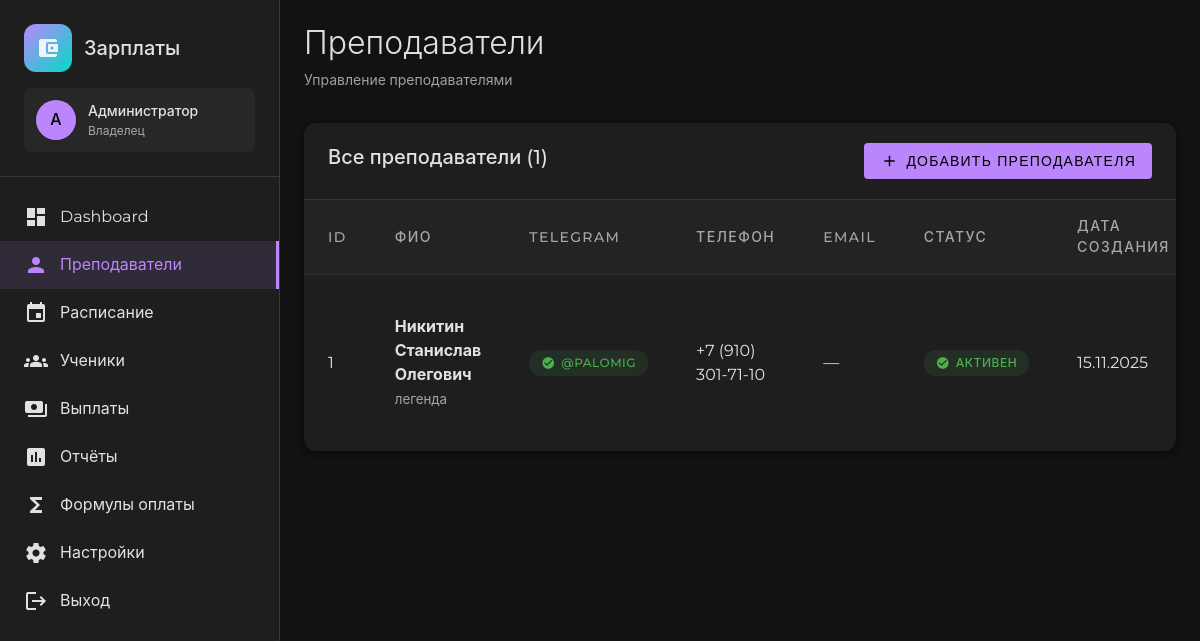
The app's page /zarplata/teachers.php (signed in) with its own data.
### tables this page shows
CREATE TABLE `users` (
  `id` int(11) NOT NULL AUTO_INCREMENT,
  `username` varchar(50) NOT NULL,
  `password_hash` varchar(255) NOT NULL,
  `name` varchar(100) NOT NULL,
  `email` varchar(100) DEFAULT NULL,
  `role` enum('admin','owner') DEFAULT 'admin',
  `active` tinyint(1) DEFAULT '1',
  `created_at` datetime DEFAULT CURRENT_TIMESTAMP,
  `updated_at` datetime DEFAULT CURRENT_TIMESTAMP ON UPDATE CURRENT_TIMESTAMP,
  PRIMARY KEY (`id`),
  UNIQUE KEY `username` (`username`),
  KEY `idx_username` (`username`),
  KEY `idx_active` (`active`)
);

CREATE TABLE `teachers` (
  `id` int(11) NOT NULL AUTO_INCREMENT,
  `name` varchar(100) NOT NULL,
  `telegram_id` bigint(20) DEFAULT NULL,
  `telegram_username` varchar(50) DEFAULT NULL,
  `phone` varchar(20) DEFAULT NULL,
  `email` varchar(100) DEFAULT NULL,
  `formula_id_group` int(11) DEFAULT NULL,
  `formula_id_individual` int(11) DEFAULT NULL,
  `formula_id` int(11) DEFAULT NULL,
  `active` tinyint(1) DEFAULT '1',
  `notes` text,
  `created_at` datetime DEFAULT CURRENT_TIMESTAMP,
  `updated_at` datetime DEFAULT CURRENT_TIMESTAMP ON UPDATE CURRENT_TIMESTAMP,
  PRIMARY KEY (`id`),
  UNIQUE KEY `telegram_id` (`telegram_id`),
  KEY `idx_telegram_id` (`telegram_id`),
  KEY `idx_active` (`active`),
  KEY `idx_formula_id` (`formula_id`),
  KEY `idx_formula_group` (`formula_id_group`),
  KEY `idx_formula_individual` (`formula_id_individual`)
);

### zarplata/config/db.php (called while the page is built, shortened)
<?php
$pdo = null;
function getDB() {
    global $pdo;
    if ($pdo === null) {
        try {
            $dsn = sprintf(
                "mysql:host=%s;dbname=%s;charset=%s",
                DB_HOST,
                DB_NAME,
                DB_CHARSET
            );
            $options = [
                PDO::ATTR_ERRMODE => PDO::ERRMODE_EXCEPTION,
                PDO::ATTR_DEFAULT_FETCH_MODE => PDO::FETCH_ASSOC,
                PDO::ATTR_EMULATE_PREPARES => false,
            ];
            $pdo = new PDO($dsn, DB_USER, DB_PASS, $options);
        } catch (PDOException $e) {
            error_log("Database connection failed: " . $e->getMessage());
            die("Ошибка подключения к базе данных");
        }
    }
    return $pdo;
}
function dbQuery($sql, $params = []) {
    try {
        $pdo = getDB();
        $stmt = $pdo->prepare($sql);
        $stmt->execute($params);
        return $stmt->fetchAll();
    } catch (PDOException $e) {
        error_log("Query failed: " . $e->getMessage());
        return [];
    }
}
function dbQueryOne($sql, $params = []) {
    try {
        $pdo = getDB();
        $stmt = $pdo->prepare($sql);
        $stmt->execute($params);
        $result = $stmt->fetch();
        return $result ?: null;
    } catch (PDOException $e) {
        error_log("Query failed: " . $e->getMessage());
        return null;
    }
}

### zarplata/config/auth.php (called while the page is built, shortened)
<?php
require_once __DIR__ . '/db.php';
function getCurrentUserId() {
    return $_SESSION['user_id'] ?? null;
}
function getCurrentUser() {
    return dbQueryOne(
        "SELECT id, username, name, email, role, active FROM users WHERE id = ?",
        [getCurrentUserId()]
    );
}

### zarplata/config/helpers.php (called while the page is built, shortened)
<?php
function e($text) {
    return htmlspecialchars($text ?? '', ENT_QUOTES, 'UTF-8');
}
function formatDate($date, $format = 'd.m.Y') {
    $timestamp = strtotime($date);
    return $timestamp ? date($format, $timestamp) : '—';
}
function formatPhone($phone) {
    $cleaned = preg_replace('/\D/', '', $phone);
    if (preg_match('/^([78])(\d{3})(\d{3})(\d{2})(\d{2})$/', $cleaned, $matches)) {
        return sprintf('+%s (%s) %s-%s-%s', $matches[1], $matches[2], $matches[3], $matches[4], $matches[5]);
    }
    return $phone;
}
function truncate($text, $length = 100, $suffix = '...') {
    if (mb_strlen($text) <= $length) {
        return $text;
    }
    return mb_substr($text, 0, $length) . $suffix;
}

### zarplata/teachers.php (the view, shortened to what this page needs)
<?php
require_once __DIR__ . '/config/db.php';
require_once __DIR__ . '/config/auth.php';
require_once __DIR__ . '/config/helpers.php';
$user = getCurrentUser();
$teachers = dbQuery(
    "SELECT t.*,
            fg.name as formula_group_name,
            fi.name as formula_individual_name
     FROM teachers t
     LEFT JOIN payment_formulas fg ON t.formula_id_group = fg.id
     LEFT JOIN payment_formulas fi ON t.formula_id_individual = fi.id
     ORDER BY t.active DESC, t.name ASC",
    []
);
require_once __DIR__ . '/templates/header.php';
?>
<div class="table-container">
    <div class="table-header">
        <h2 class="table-title">Все преподаватели (<?= count($teachers) ?>)</h2>
        <button class="btn btn-primary" onclick="openTeacherModal()">
            <span class="material-icons" style="margin-right: 8px; font-size: 18px;">add</span>
            Добавить преподавателя
        </button>
    </div>
    <?php if (empty($teachers)): ?>
        <div class="empty-state">
            <div class="material-icons">person_off</div>
            <p>Нет преподавателей в системе</p>
            <p style="margin-top: 8px;">
                <button class="btn btn-primary" onclick="openTeacherModal()">
                    Добавить первого преподавателя
                </button>
            </p>
        </div>
    <?php else: ?>
        <table id="teachers-table">
            <thead>
                <tr>
                    <th>ID</th>
                    <th>ФИО</th>
                    <th>Telegram</th>
                    <th>Телефон</th>
                    <th>Email</th>
                    <th>Статус</th>
                    <th>Дата создания</th>
                </tr>
            </thead>
            <tbody>
                <?php foreach ($teachers as $teacher): ?>
                    <tr data-teacher-id="<?= $teacher['id'] ?>">
                        <td><?= $teacher['id'] ?></td>
                        <td>
                            <strong><?= e($teacher['name']) ?></strong>
                            <?php if ($teacher['notes']): ?>
                                <br>
                                <small style="color: var(--text-medium-emphasis);">
                                    <?= e(truncate($teacher['notes'], 50)) ?>
                                </small>
                            <?php endif; ?>
                        </td>
                        <td>
                            <?php if ($teacher['telegram_id']): ?>
                                <span class="badge badge-success">
                                    <span class="material-icons" style="font-size: 14px;">check_circle</span>
                                    @<?= e($teacher['telegram_username'] ?: 'ID: ' . $teacher['telegram_id']) ?>
                                </span>
                            <?php endif; ?>
                        </td>
                        <td><?= $teacher['phone'] ? formatPhone($teacher['phone']) : '—' ?></td>
                        <td><?= e($teacher['email'] ?: '—') ?></td>
                        <td>
                            <?php if ($teacher['active']): ?>
                                <span class="badge badge-success">
                                    <span class="material-icons" style="font-size: 14px;">check_circle</span>
                                    Активен
                                </span>
                            <?php endif; ?>
                        </td>
                        <td><?= formatDate($teacher['created_at']) ?></td>
                    </tr>
                <?php endforeach; ?>
            </tbody>
        </table>
    <?php endif; ?>
</div>
<?php require_once __DIR__ . '/templates/footer.php'; ?>

### zarplata/templates/header.php (shortened to what this page needs)
<!DOCTYPE html>
<html lang="ru">
<head>
    <link rel="stylesheet" href="/zarplata/assets/css/material-dark.css">
</head>
<body>
    <div class="app-container">
        <aside class="sidebar">
            <div class="sidebar-header">
                <div class="sidebar-logo">
                    <div class="sidebar-logo-icon">
                        <span class="material-icons">account_balance_wallet</span>
                    </div>
                    <span class="sidebar-logo-text">Зарплаты</span>
                </div>
                <div class="sidebar-user">
                    <div class="sidebar-user-avatar">
                        <?= strtoupper(mb_substr($user['name'], 0, 1)) ?>
                    </div>
                    <div class="sidebar-user-info">
                        <div class="sidebar-user-name"><?= e($user['name']) ?></div>
                        <div class="sidebar-user-role"><?= $user['role'] === 'owner' ? 'Владелец' : 'Администратор' ?></div>
                    </div>
                </div>
            </div>
            <nav class="sidebar-nav">
                <a href="/zarplata/" class="sidebar-nav-item <?= ACTIVE_PAGE === 'dashboard' ? 'active' : '' ?>">
                    <span class="material-icons">dashboard</span>
                    <span>Dashboard</span>
                </a>
                <a href="/zarplata/teachers.php" class="sidebar-nav-item <?= ACTIVE_PAGE === 'teachers' ? 'active' : '' ?>">
                    <span class="material-icons">person</span>
                    <span>Преподаватели</span>
                </a>
                <a href="/zarplata/schedule.php" class="sidebar-nav-item <?= ACTIVE_PAGE === 'schedule' ? 'active' : '' ?>">
                    <span class="material-icons">event</span>
                    <span>Расписание</span>
                </a>
                <a href="/zarplata/students.php" class="sidebar-nav-item <?= ACTIVE_PAGE === 'students' ? 'active' : '' ?>">
                    <span class="material-icons">groups</span>
                    <span>Ученики</span>
                </a>
                <a href="/zarplata/payments.php" class="sidebar-nav-item <?= ACTIVE_PAGE === 'payments' ? 'active' : '' ?>">
                    <span class="material-icons">payments</span>
                    <span>Выплаты</span>
                </a>
                <a href="/zarplata/reports.php" class="sidebar-nav-item <?= ACTIVE_PAGE === 'reports' ? 'active' : '' ?>">
                    <span class="material-icons">assessment</span>
                    <span>Отчёты</span>
                </a>
                <a href="/zarplata/formulas.php" class="sidebar-nav-item <?= ACTIVE_PAGE === 'formulas' ? 'active' : '' ?>">
                    <span class="material-icons">functions</span>
                    <span>Формулы оплаты</span>
                </a>
                <a href="/zarplata/settings.php" class="sidebar-nav-item <?= ACTIVE_PAGE === 'settings' ? 'active' : '' ?>">
                    <span class="material-icons">settings</span>
                    <span>Настройки</span>
                </a>
                <a href="/zarplata/logout.php" class="sidebar-nav-item">
                    <span class="material-icons">logout</span>
                    <span>Выход</span>
                </a>
            </nav>
        </aside>
        <main class="main-content">
            <div class="page-header">
                <h1 class="page-title"><?= PAGE_TITLE ?></h1>
                <?php if (PAGE_SUBTITLE): ?>
                    <p class="page-subtitle"><?= PAGE_SUBTITLE ?></p>
                <?php endif; ?>
            </div>

### zarplata/assets/css/material-dark.css (style rules this page uses)
:root { --md-primary: #BB86FC; --md-primary-variant: #3700B3; --md-secondary: #03DAC6; --md-secondary-variant: #018786; --md-background: #121212; --md-surface: #1E1E1E; --md-error: #CF6679; --md-success: #4CAF50; --md-warning: #FF9800; --md-info: #2196F3; --md-on-primary: #000000; --md-on-secondary: #000000; --md-on-background: #FFFFFF; --md-on-surface: #FFFFFF; --md-on-error: #000000; --md-surface-1: #1E1E1E; --md-surface-2: #232323; --md-surface-3: #272727; --md-surface-4: #2C2C2C; --md-surface-5: #323232; --text-high-emphasis: rgba(255, 255, 255, 0.87); --text-medium-emphasis: rgba(255, 255, 255, 0.60); --text-disabled: rgba(255, 255, 255, 0.38); --elevation-1: 0 1px 3px rgba(0, 0, 0, 0.12), 0 1px 2px rgba(0, 0, 0, 0.24); --elevation-2: 0 3px 6px rgba(0, 0, 0, 0.16), 0 3px 6px rgba(0, 0, 0, 0.23); --elevation-3: 0 10px 20px rgba(0, 0, 0, 0.19), 0 6px 6px rgba(0, 0, 0, 0.23); --elevation-4: 0 14px 28px rgba(0, 0, 0, 0.25), 0 10px 10px rgba(0, 0, 0, 0.22); --elevation-5: 0 19px 38px rgba(0, 0, 0, 0.30), 0 15px 12px rgba(0, 0, 0, 0.22); --transition-standard: cubic-bezier(0.4, 0.0, 0.2, 1); --transition-decelerate: cubic-bezier(0.0, 0.0, 0.2, 1); --transition-accelerate: cubic-bezier(0.4, 0.0, 1, 1); }
* { margin: 0; padding: 0; box-sizing: border-box; }
body { font-family: 'Montserrat', -apple-system, BlinkMacSystemFont, 'Segoe UI', sans-serif; background-color: var(--md-background); color: var(--text-high-emphasis); line-height: 1.5; -webkit-font-smoothing: antialiased; -moz-osx-font-smoothing: grayscale; }
h1, h2, h3, h4, h5, h6 { font-weight: 400; line-height: 1.2; margin-bottom: 0.5rem; }
h1 { font-size: 2.5rem; font-weight: 300; }
h2 { font-size: 2rem; font-weight: 400; }
.btn { display: inline-flex; align-items: center; justify-content: center; padding: 0 16px; height: 36px; font-size: 0.875rem; font-weight: 500; text-transform: uppercase; letter-spacing: 0.0892857143em; border: none; border-radius: 4px; cursor: pointer; transition: all 0.2s var(--transition-standard); text-decoration: none; position: relative; overflow: hidden; outline: none; }
.btn::before { content: ''; position: absolute; top: 0; left: 0; right: 0; bottom: 0; background-color: currentColor; opacity: 0; transition: opacity 0.2s var(--transition-standard); }
.btn-primary { background-color: var(--md-primary); color: var(--md-on-primary); }
.material-icons { font-family: 'Material Icons'; font-weight: normal; font-style: normal; font-size: 24px; display: inline-block; line-height: 1; text-transform: none; letter-spacing: normal; word-wrap: normal; white-space: nowrap; direction: ltr; -webkit-font-smoothing: antialiased; text-rendering: optimizeLegibility; -moz-osx-font-smoothing: grayscale; font-feature-settings: 'liga'; }
.badge { display: inline-flex; align-items: center; gap: 4px; padding: 4px 8px; border-radius: 12px; font-size: 0.75rem; font-weight: 500; text-transform: uppercase; letter-spacing: 0.5px; }
.badge-success { background-color: rgba(76, 175, 80, 0.2); color: var(--md-success); }

### records on screen
users: name "А", name "Администратор"
teachers: id "1", name "Никитин Станислав Олегович", notes "легенда", telegram_username "PALOMIG", phone "+7 (910) 301-71-10", email "—", active 1 (drawn), created_at "15.11.2025"

### other values on screen
PAGE_TITLE "Преподаватели"
PAGE_SUBTITLE "Управление преподавателями"
count($teachers) "1"
